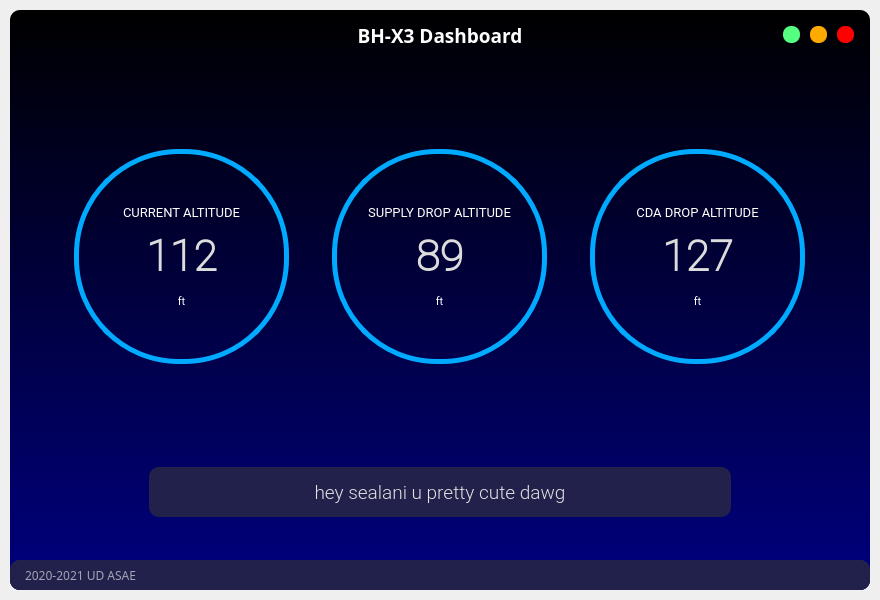
<?xml version="1.0" encoding="UTF-8"?>
<ui version="4.0">
 <class>MainWindow</class>
 <widget class="QMainWindow" name="MainWindow">
  <property name="geometry">
   <rect>
    <x>0</x>
    <y>0</y>
    <width>880</width>
    <height>600</height>
   </rect>
  </property>
  <property name="minimumSize">
   <size>
    <width>880</width>
    <height>600</height>
   </size>
  </property>
  <property name="windowTitle">
   <string>MainWindow</string>
  </property>
  <widget class="QWidget" name="centralwidget">
   <layout class="QVBoxLayout" name="drop_shadow_layout">
    <property name="spacing">
     <number>0</number>
    </property>
    <property name="leftMargin">
     <number>10</number>
    </property>
    <property name="topMargin">
     <number>10</number>
    </property>
    <property name="rightMargin">
     <number>10</number>
    </property>
    <property name="bottomMargin">
     <number>10</number>
    </property>
    <item>
     <widget class="QFrame" name="drop_shadow_frame">
      <property name="styleSheet">
       <string notr="true">border-radius: 10px;
background-color: qlineargradient(spread:pad, x1:0, y1:0, x2:0, y2:1, stop:0 rgba(0, 0, 0, 255), stop:1 rgba(0, 0, 127, 255));</string>
      </property>
      <property name="frameShape">
       <enum>QFrame::NoFrame</enum>
      </property>
      <property name="frameShadow">
       <enum>QFrame::Raised</enum>
      </property>
      <layout class="QVBoxLayout" name="verticalLayout">
       <property name="spacing">
        <number>0</number>
       </property>
       <property name="leftMargin">
        <number>0</number>
       </property>
       <property name="topMargin">
        <number>0</number>
       </property>
       <property name="rightMargin">
        <number>0</number>
       </property>
       <property name="bottomMargin">
        <number>0</number>
       </property>
       <item>
        <widget class="QFrame" name="title_bar">
         <property name="maximumSize">
          <size>
           <width>16777215</width>
           <height>50</height>
          </size>
         </property>
         <property name="styleSheet">
          <string notr="true">background-color: none;</string>
         </property>
         <property name="frameShape">
          <enum>QFrame::NoFrame</enum>
         </property>
         <property name="frameShadow">
          <enum>QFrame::Raised</enum>
         </property>
         <layout class="QHBoxLayout" name="horizontalLayout">
          <property name="spacing">
           <number>0</number>
          </property>
          <property name="leftMargin">
           <number>0</number>
          </property>
          <property name="topMargin">
           <number>0</number>
          </property>
          <property name="rightMargin">
           <number>0</number>
          </property>
          <property name="bottomMargin">
           <number>0</number>
          </property>
          <item>
           <widget class="QFrame" name="frame_title">
            <property name="minimumSize">
             <size>
              <width>0</width>
              <height>50</height>
             </size>
            </property>
            <property name="font">
             <font>
              <family>Roboto Condensed Light</family>
              <pointsize>14</pointsize>
             </font>
            </property>
            <property name="frameShape">
             <enum>QFrame::StyledPanel</enum>
            </property>
            <property name="frameShadow">
             <enum>QFrame::Raised</enum>
            </property>
            <layout class="QVBoxLayout" name="verticalLayout_2">
             <property name="spacing">
              <number>0</number>
             </property>
             <property name="leftMargin">
              <number>100</number>
             </property>
             <property name="topMargin">
              <number>0</number>
             </property>
             <property name="rightMargin">
              <number>0</number>
             </property>
             <property name="bottomMargin">
              <number>0</number>
             </property>
             <item>
              <widget class="QLabel" name="label_title">
               <property name="font">
                <font>
                 <family>Bahnschrift Light</family>
                 <pointsize>14</pointsize>
                 <weight>75</weight>
                 <bold>true</bold>
                </font>
               </property>
               <property name="styleSheet">
                <string notr="true">color: rgb(255, 255, 255);</string>
               </property>
               <property name="text">
                <string>BH-X3 Dashboard</string>
               </property>
               <property name="alignment">
                <set>Qt::AlignCenter</set>
               </property>
              </widget>
             </item>
            </layout>
           </widget>
          </item>
          <item>
           <widget class="QFrame" name="frame_btns">
            <property name="maximumSize">
             <size>
              <width>100</width>
              <height>16777215</height>
             </size>
            </property>
            <property name="frameShape">
             <enum>QFrame::StyledPanel</enum>
            </property>
            <property name="frameShadow">
             <enum>QFrame::Raised</enum>
            </property>
            <layout class="QHBoxLayout" name="horizontalLayout_3">
             <item>
              <widget class="QPushButton" name="btn_maximize">
               <property name="minimumSize">
                <size>
                 <width>16</width>
                 <height>16</height>
                </size>
               </property>
               <property name="maximumSize">
                <size>
                 <width>17</width>
                 <height>17</height>
                </size>
               </property>
               <property name="toolTip">
                <string>Maximize</string>
               </property>
               <property name="styleSheet">
                <string notr="true">QPushButton {
	border: none;
	border-radius: 8px;	
	background-color: rgb(85, 255, 127);
}
QPushButton:hover {	
	background-color: rgba(85, 255, 127, 150);
}</string>
               </property>
               <property name="text">
                <string/>
               </property>
              </widget>
             </item>
             <item>
              <widget class="QPushButton" name="btn_minimize">
               <property name="minimumSize">
                <size>
                 <width>16</width>
                 <height>16</height>
                </size>
               </property>
               <property name="maximumSize">
                <size>
                 <width>17</width>
                 <height>17</height>
                </size>
               </property>
               <property name="toolTip">
                <string>Minimize</string>
               </property>
               <property name="styleSheet">
                <string notr="true">QPushButton {
	border: none;
	border-radius: 8px;		
	background-color: rgb(255, 170, 0);
}
QPushButton:hover {	
	background-color: rgba(255, 170, 0, 150);
}</string>
               </property>
               <property name="text">
                <string/>
               </property>
              </widget>
             </item>
             <item>
              <widget class="QPushButton" name="btn_close">
               <property name="minimumSize">
                <size>
                 <width>16</width>
                 <height>16</height>
                </size>
               </property>
               <property name="maximumSize">
                <size>
                 <width>17</width>
                 <height>17</height>
                </size>
               </property>
               <property name="toolTip">
                <string>Close</string>
               </property>
               <property name="styleSheet">
                <string notr="true">QPushButton {
	border: none;
	border-radius: 8px;		
	background-color: rgb(255, 0, 0);
}
QPushButton:hover {		
	background-color: rgba(255, 0, 0, 150);
}</string>
               </property>
               <property name="text">
                <string/>
               </property>
              </widget>
             </item>
            </layout>
           </widget>
          </item>
         </layout>
        </widget>
       </item>
       <item>
        <widget class="QFrame" name="content_bar">
         <property name="styleSheet">
          <string notr="true">background-color: none;</string>
         </property>
         <property name="frameShape">
          <enum>QFrame::StyledPanel</enum>
         </property>
         <property name="frameShadow">
          <enum>QFrame::Raised</enum>
         </property>
         <layout class="QVBoxLayout" name="verticalLayout_4">
          <item>
           <widget class="QStackedWidget" name="stackedWidget">
            <property name="styleSheet">
             <string notr="true">background-color: none;</string>
            </property>
            <property name="currentIndex">
             <number>0</number>
            </property>
            <widget class="QWidget" name="page_home">
             <layout class="QVBoxLayout" name="verticalLayout_5">
              <property name="spacing">
               <number>0</number>
              </property>
              <property name="leftMargin">
               <number>0</number>
              </property>
              <property name="topMargin">
               <number>0</number>
              </property>
              <property name="rightMargin">
               <number>0</number>
              </property>
              <property name="bottomMargin">
               <number>0</number>
              </property>
              <item>
               <widget class="QFrame" name="frame_content_home">
                <property name="frameShape">
                 <enum>QFrame::StyledPanel</enum>
                </property>
                <property name="frameShadow">
                 <enum>QFrame::Raised</enum>
                </property>
                <layout class="QVBoxLayout" name="verticalLayout_9">
                 <item>
                  <widget class="QFrame" name="frame_infos">
                   <property name="frameShape">
                    <enum>QFrame::StyledPanel</enum>
                   </property>
                   <property name="frameShadow">
                    <enum>QFrame::Raised</enum>
                   </property>
                   <layout class="QHBoxLayout" name="horizontalLayout_4">
                    <item>
                     <widget class="QFrame" name="frame_circle_1">
                      <property name="minimumSize">
                       <size>
                        <width>215</width>
                        <height>215</height>
                       </size>
                      </property>
                      <property name="maximumSize">
                       <size>
                        <width>215</width>
                        <height>215</height>
                       </size>
                      </property>
                      <property name="styleSheet">
                       <string notr="true">QFrame{
	border: 5px solid rgb(0, 170, 255);
	border-radius: 105px;
}
QFrame:hover {
	border: 5px solid rgb(0, 170, 255, 150);
}
</string>
                      </property>
                      <property name="frameShape">
                       <enum>QFrame::StyledPanel</enum>
                      </property>
                      <property name="frameShadow">
                       <enum>QFrame::Raised</enum>
                      </property>
                      <layout class="QVBoxLayout" name="verticalLayout_6">
                       <property name="spacing">
                        <number>10</number>
                       </property>
                       <property name="leftMargin">
                        <number>10</number>
                       </property>
                       <property name="topMargin">
                        <number>50</number>
                       </property>
                       <property name="rightMargin">
                        <number>10</number>
                       </property>
                       <property name="bottomMargin">
                        <number>50</number>
                       </property>
                       <item>
                        <widget class="QLabel" name="label">
                         <property name="font">
                          <font>
                           <family>Roboto</family>
                           <pointsize>10</pointsize>
                          </font>
                         </property>
                         <property name="styleSheet">
                          <string notr="true">border: none;
color: rgb(255, 255, 255);</string>
                         </property>
                         <property name="text">
                          <string>CURRENT ALTITUDE</string>
                         </property>
                         <property name="alignment">
                          <set>Qt::AlignCenter</set>
                         </property>
                        </widget>
                       </item>
                       <item>
                        <widget class="QLabel" name="label_2">
                         <property name="font">
                          <font>
                           <family>Roboto Thin</family>
                           <pointsize>32</pointsize>
                           <weight>75</weight>
                           <bold>true</bold>
                          </font>
                         </property>
                         <property name="styleSheet">
                          <string notr="true">border: none;
color: rgb(220,220,220);</string>
                         </property>
                         <property name="text">
                          <string>112</string>
                         </property>
                         <property name="alignment">
                          <set>Qt::AlignCenter</set>
                         </property>
                        </widget>
                       </item>
                       <item>
                        <widget class="QLabel" name="label_3">
                         <property name="font">
                          <font>
                           <family>Roboto</family>
                           <pointsize>8</pointsize>
                          </font>
                         </property>
                         <property name="styleSheet">
                          <string notr="true">border: none;
 color: rgb(255, 255, 255);</string>
                         </property>
                         <property name="text">
                          <string>ft</string>
                         </property>
                         <property name="alignment">
                          <set>Qt::AlignCenter</set>
                         </property>
                        </widget>
                       </item>
                      </layout>
                     </widget>
                    </item>
                    <item>
                     <widget class="QFrame" name="frame_circle_2">
                      <property name="minimumSize">
                       <size>
                        <width>215</width>
                        <height>215</height>
                       </size>
                      </property>
                      <property name="maximumSize">
                       <size>
                        <width>215</width>
                        <height>215</height>
                       </size>
                      </property>
                      <property name="styleSheet">
                       <string notr="true">QFrame{
	border: 5px solid rgb(0, 170, 255);
	border-radius: 105px;
}
QFrame:hover {
	border: 5px solid rgb(0, 170, 255, 150);
}</string>
                      </property>
                      <property name="frameShape">
                       <enum>QFrame::StyledPanel</enum>
                      </property>
                      <property name="frameShadow">
                       <enum>QFrame::Raised</enum>
                      </property>
                      <layout class="QVBoxLayout" name="verticalLayout_7">
                       <property name="spacing">
                        <number>10</number>
                       </property>
                       <property name="leftMargin">
                        <number>10</number>
                       </property>
                       <property name="topMargin">
                        <number>50</number>
                       </property>
                       <property name="rightMargin">
                        <number>10</number>
                       </property>
                       <property name="bottomMargin">
                        <number>50</number>
                       </property>
                       <item>
                        <widget class="QLabel" name="label_5">
                         <property name="font">
                          <font>
                           <family>Roboto</family>
                           <pointsize>10</pointsize>
                          </font>
                         </property>
                         <property name="styleSheet">
                          <string notr="true">border: none;
color: rgb(255, 255, 255);</string>
                         </property>
                         <property name="text">
                          <string>SUPPLY DROP ALTITUDE</string>
                         </property>
                         <property name="alignment">
                          <set>Qt::AlignCenter</set>
                         </property>
                        </widget>
                       </item>
                       <item>
                        <widget class="QLabel" name="label_6">
                         <property name="font">
                          <font>
                           <family>Roboto Thin</family>
                           <pointsize>32</pointsize>
                           <weight>75</weight>
                           <bold>true</bold>
                          </font>
                         </property>
                         <property name="styleSheet">
                          <string notr="true">border: none;
color: rgb(220,220,220);</string>
                         </property>
                         <property name="text">
                          <string>89</string>
                         </property>
                         <property name="alignment">
                          <set>Qt::AlignCenter</set>
                         </property>
                        </widget>
                       </item>
                       <item>
                        <widget class="QLabel" name="label_7">
                         <property name="font">
                          <font>
                           <family>Roboto</family>
                           <pointsize>8</pointsize>
                          </font>
                         </property>
                         <property name="styleSheet">
                          <string notr="true">border: none;
 color: rgb(255, 255, 255);</string>
                         </property>
                         <property name="text">
                          <string>ft</string>
                         </property>
                         <property name="alignment">
                          <set>Qt::AlignCenter</set>
                         </property>
                        </widget>
                       </item>
                      </layout>
                     </widget>
                    </item>
                    <item>
                     <widget class="QFrame" name="frame_circle_3">
                      <property name="minimumSize">
                       <size>
                        <width>215</width>
                        <height>215</height>
                       </size>
                      </property>
                      <property name="maximumSize">
                       <size>
                        <width>215</width>
                        <height>215</height>
                       </size>
                      </property>
                      <property name="styleSheet">
                       <string notr="true">QFrame{
	border: 5px solid rgb(0, 170, 255);
	border-radius: 105px;
}
QFrame:hover {
	border: 5px solid rgb(0, 170, 255, 150);
}</string>
                      </property>
                      <property name="frameShape">
                       <enum>QFrame::StyledPanel</enum>
                      </property>
                      <property name="frameShadow">
                       <enum>QFrame::Raised</enum>
                      </property>
                      <layout class="QVBoxLayout" name="verticalLayout_8">
                       <property name="spacing">
                        <number>10</number>
                       </property>
                       <property name="leftMargin">
                        <number>10</number>
                       </property>
                       <property name="topMargin">
                        <number>50</number>
                       </property>
                       <property name="rightMargin">
                        <number>10</number>
                       </property>
                       <property name="bottomMargin">
                        <number>50</number>
                       </property>
                       <item>
                        <widget class="QLabel" name="label_9">
                         <property name="font">
                          <font>
                           <family>Roboto</family>
                           <pointsize>10</pointsize>
                          </font>
                         </property>
                         <property name="styleSheet">
                          <string notr="true">border: none;
color: rgb(255, 255, 255);</string>
                         </property>
                         <property name="text">
                          <string>CDA DROP ALTITUDE</string>
                         </property>
                         <property name="alignment">
                          <set>Qt::AlignCenter</set>
                         </property>
                        </widget>
                       </item>
                       <item>
                        <widget class="QLabel" name="label_10">
                         <property name="font">
                          <font>
                           <family>Roboto Thin</family>
                           <pointsize>32</pointsize>
                           <weight>75</weight>
                           <bold>true</bold>
                          </font>
                         </property>
                         <property name="styleSheet">
                          <string notr="true">border: none;
color: rgb(220,220,220);</string>
                         </property>
                         <property name="text">
                          <string>127</string>
                         </property>
                         <property name="alignment">
                          <set>Qt::AlignCenter</set>
                         </property>
                        </widget>
                       </item>
                       <item>
                        <widget class="QLabel" name="label_11">
                         <property name="font">
                          <font>
                           <family>Roboto</family>
                           <pointsize>8</pointsize>
                          </font>
                         </property>
                         <property name="styleSheet">
                          <string notr="true">border: none;
 color: rgb(255, 255, 255);</string>
                         </property>
                         <property name="text">
                          <string>ft</string>
                         </property>
                         <property name="alignment">
                          <set>Qt::AlignCenter</set>
                         </property>
                        </widget>
                       </item>
                      </layout>
                     </widget>
                    </item>
                   </layout>
                  </widget>
                 </item>
                 <item alignment="Qt::AlignHCenter">
                  <widget class="QFrame" name="frame_texts">
                   <property name="minimumSize">
                    <size>
                     <width>600</width>
                     <height>0</height>
                    </size>
                   </property>
                   <property name="maximumSize">
                    <size>
                     <width>16777215</width>
                     <height>100</height>
                    </size>
                   </property>
                   <property name="frameShape">
                    <enum>QFrame::StyledPanel</enum>
                   </property>
                   <property name="frameShadow">
                    <enum>QFrame::Raised</enum>
                   </property>
                   <layout class="QVBoxLayout" name="verticalLayout_10">
                    <item>
                     <widget class="QLabel" name="label_13">
                      <property name="maximumSize">
                       <size>
                        <width>600</width>
                        <height>50</height>
                       </size>
                      </property>
                      <property name="font">
                       <font>
                        <family>Roboto Light</family>
                        <pointsize>14</pointsize>
                       </font>
                      </property>
                      <property name="styleSheet">
                       <string notr="true">color: rgb(225, 225, 225);
background-color: rgb(33, 33, 75);
border-radius: 10px;</string>
                      </property>
                      <property name="text">
                       <string>hey sealani u pretty cute dawg</string>
                      </property>
                      <property name="alignment">
                       <set>Qt::AlignCenter</set>
                      </property>
                     </widget>
                    </item>
                   </layout>
                  </widget>
                 </item>
                </layout>
               </widget>
              </item>
             </layout>
            </widget>
            <widget class="QWidget" name="page_credits">
             <widget class="QFrame" name="frame_content_credits">
              <property name="geometry">
               <rect>
                <x>90</x>
                <y>70</y>
                <width>120</width>
                <height>80</height>
               </rect>
              </property>
              <property name="frameShape">
               <enum>QFrame::StyledPanel</enum>
              </property>
              <property name="frameShadow">
               <enum>QFrame::Raised</enum>
              </property>
             </widget>
            </widget>
           </widget>
          </item>
         </layout>
        </widget>
       </item>
       <item>
        <widget class="QFrame" name="credits_bar">
         <property name="maximumSize">
          <size>
           <width>16777215</width>
           <height>30</height>
          </size>
         </property>
         <property name="styleSheet">
          <string notr="true">background-color: rgb(33, 33, 75);</string>
         </property>
         <property name="frameShape">
          <enum>QFrame::NoFrame</enum>
         </property>
         <property name="frameShadow">
          <enum>QFrame::Raised</enum>
         </property>
         <layout class="QHBoxLayout" name="horizontalLayout_2">
          <property name="spacing">
           <number>0</number>
          </property>
          <property name="leftMargin">
           <number>0</number>
          </property>
          <property name="topMargin">
           <number>0</number>
          </property>
          <property name="rightMargin">
           <number>0</number>
          </property>
          <property name="bottomMargin">
           <number>0</number>
          </property>
          <item>
           <widget class="QFrame" name="frame_label_credits">
            <property name="frameShape">
             <enum>QFrame::StyledPanel</enum>
            </property>
            <property name="frameShadow">
             <enum>QFrame::Raised</enum>
            </property>
            <layout class="QVBoxLayout" name="verticalLayout_3">
             <property name="spacing">
              <number>0</number>
             </property>
             <property name="leftMargin">
              <number>15</number>
             </property>
             <property name="topMargin">
              <number>0</number>
             </property>
             <property name="rightMargin">
              <number>0</number>
             </property>
             <property name="bottomMargin">
              <number>0</number>
             </property>
             <item>
              <widget class="QLabel" name="label_credits">
               <property name="font">
                <font>
                 <family>Bahnschrift Light</family>
                </font>
               </property>
               <property name="styleSheet">
                <string notr="true">color: rgb(255, 255, 255, 150);</string>
               </property>
               <property name="text">
                <string>2020-2021 UD ASAE</string>
               </property>
              </widget>
             </item>
            </layout>
           </widget>
          </item>
          <item>
           <widget class="QFrame" name="frame_grip">
            <property name="minimumSize">
             <size>
              <width>30</width>
              <height>30</height>
             </size>
            </property>
            <property name="maximumSize">
             <size>
              <width>30</width>
              <height>30</height>
             </size>
            </property>
            <property name="styleSheet">
             <string notr="true">padding: 5px;</string>
            </property>
            <property name="frameShape">
             <enum>QFrame::StyledPanel</enum>
            </property>
            <property name="frameShadow">
             <enum>QFrame::Raised</enum>
            </property>
           </widget>
          </item>
         </layout>
        </widget>
       </item>
      </layout>
     </widget>
    </item>
   </layout>
  </widget>
 </widget>
 <resources/>
 <connections/>
</ui>
